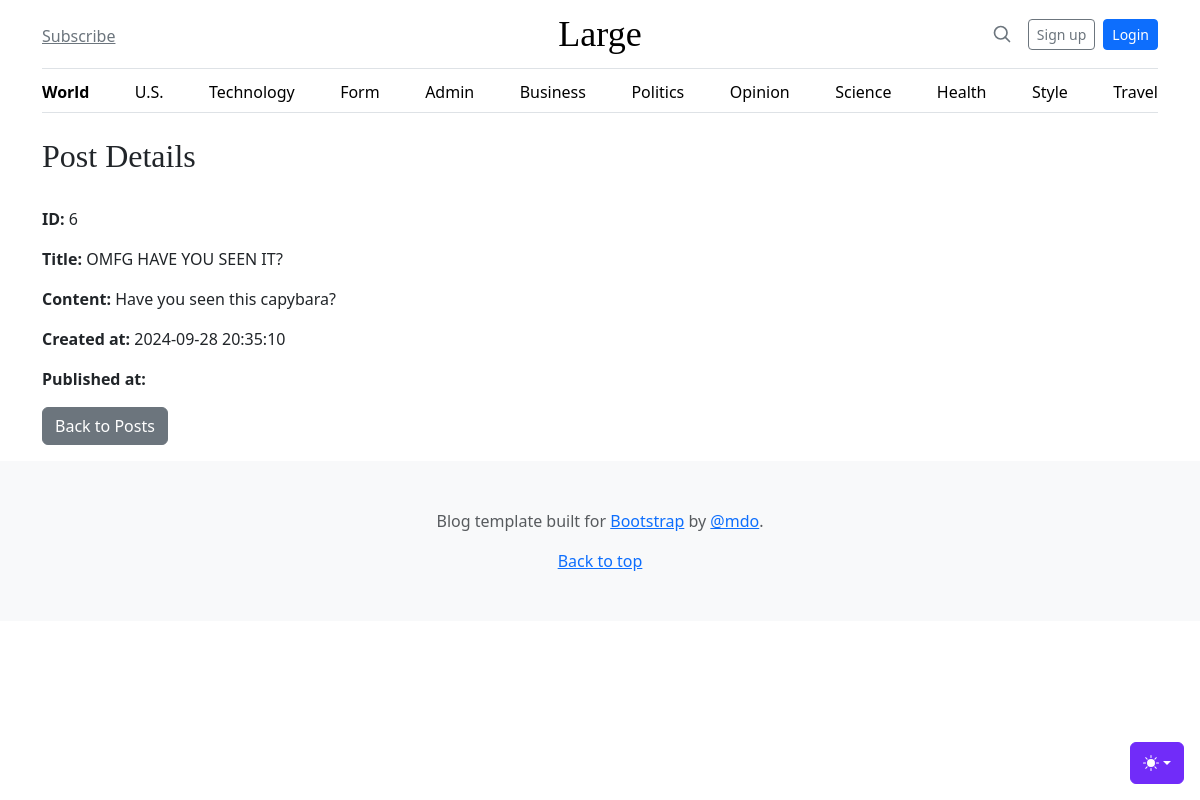
The app's page /admin/posts/view?id=6 with its own data.
### tables this page shows
CREATE TABLE "posts"
(
    id         integer
        constraint posts_pk
            primary key autoincrement,
    title      text not null,
    body       text not null,
    created_at DATETIME default current_timestamp,
    updated_at datetime default current_date
);

### helpers.php (called while the page is built, shortened)
<?php
function view($viewName, $vars=[]){
    extract($vars);
    include __DIR__ . "/views/$viewName.php";
}

### src/Controllers/PostsController.php (called while the page is built, shortened)
<?php
class PostsController
{
    public function show()
    {
        $id = $_GET['id'];
        $post = Post::find($id);
        $createdAt = $post->created_at ?? 'Not set';
        $updatedAt = $post->updated_at ?? 'Not set';
        view('posts/view', ['post' => $post,
        'created at' => $createdAt,
        'published at' => $updatedAt]);
    }
}

### src/DB.php (called while the page is built, shortened)
<?php
class DB
{
    private $conn;
    public function __construct()
    {
        try {
            $this->conn = new PDO('sqlite:' . __DIR__ . '/../db.sqlite');
            $this->conn->setAttribute(PDO::ATTR_ERRMODE, PDO::ERRMODE_EXCEPTION);
        } catch (PDOException $e) {
            echo "Connection failed: " . $e->getMessage();
        }
    }
    public function find($table, $class, $id)
    {
        $stmt = $this->conn->prepare("SELECT * FROM $table WHERE id=$id");
        $stmt->execute();
        $stmt->setFetchMode(PDO::FETCH_CLASS, $class);
        return $stmt->fetch();
    }
}

### src/Models/Model.php (called while the page is built, shortened)
<?php
class Model {
    public static $table;
    public static function find($id){
        $db = new DB();
        return $db->find(static::$table, static::class, $id);
    }
}

### src/Models/Post.php (called while the page is built, shortened)
<?php
class Post extends Model {
    public function __construct() {
        $this->created_at = date('Y-m-d H:i:s');
    }
}

### views/Posts/view.php (the view, shortened to what this page needs)
<?php include __DIR__ . '/../partials/header.php'  ?>
<main class="container mt-4">
        <h2>Post Details</h2>
        <br>
        <div class="mb-3">
            <strong>ID:</strong> <?= $post->id; ?>
        </div>
        <div class="mb-3">
            <strong>Title:</strong> <?= $post->title; ?>
        </div>
        <div class="mb-3">
            <strong>Content:</strong> <?= $post->body; ?>
        </div>
        <div class="mb-3">
            <strong>Created at:</strong> <?= $post->created_at; ?>
        </div>
        <div class="mb-3">
            <strong>Published at:</strong> <?= $post->updated_at; ?>
        </div>
        <div class="mb-3">
            <a href="/admin/posts" class="btn btn-secondary">Back to Posts</a>
        </div>
</main>
<?php include __DIR__ . '/../partials/footer.php'  ?>

### public/blog.css (style rules this page uses)
h1, h2, h3, h4, h5, h6 { font-family: "Playfair Display", Georgia, "Times New Roman", serif; }

### records on screen
posts: id "6", title "OMFG HAVE YOU SEEN IT?", body "Have you seen this capybara?"

### other values on screen
$post->created_at "2024-09-28 20:35:10"
